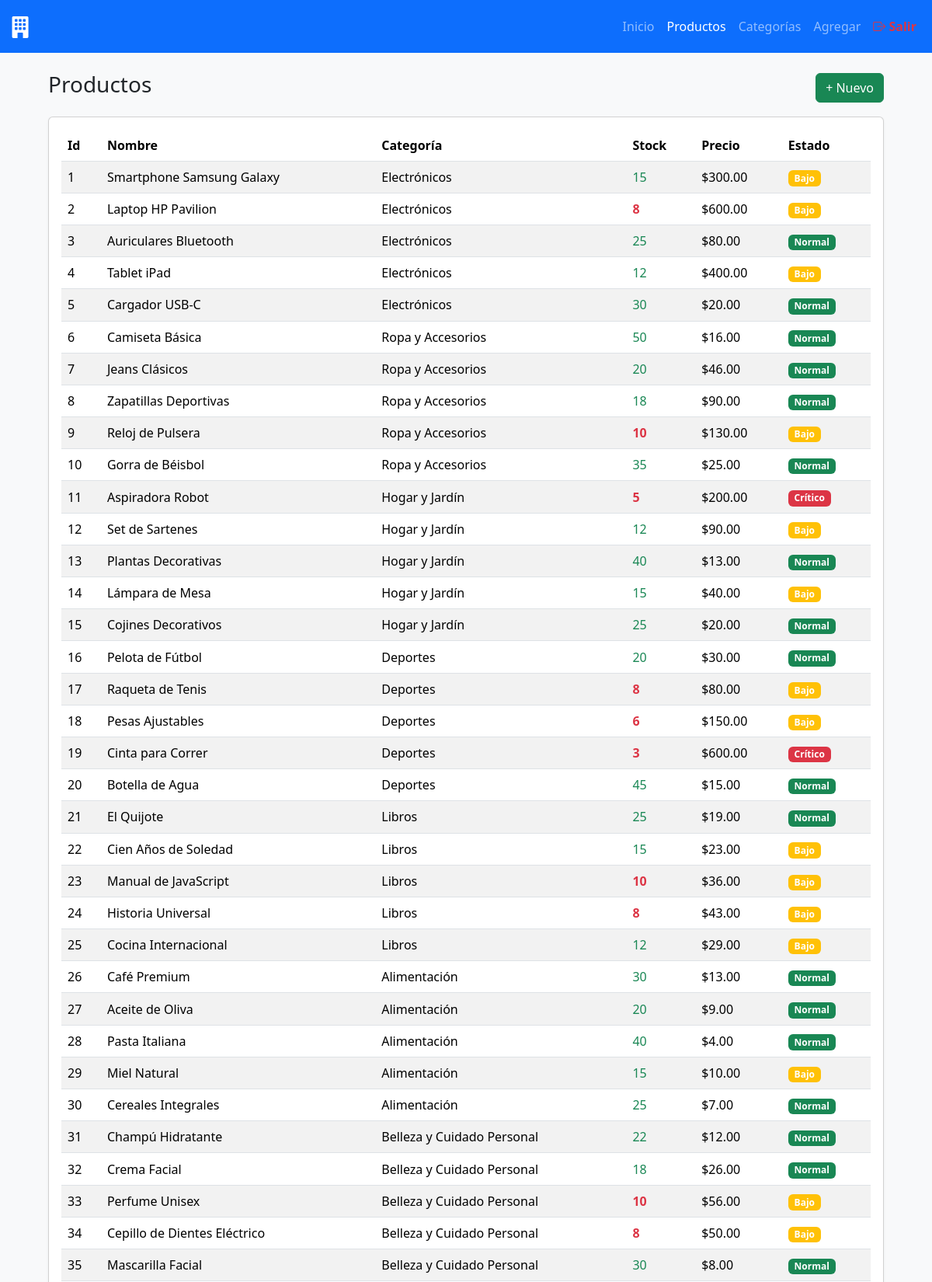
Screenshot of /src/views/productos.php (signed in, upper part) with the database file from the repository.
### tables this page shows
CREATE TABLE Productos(
    id INT PRIMARY KEY AUTO_INCREMENT,
    nombre VARCHAR(100) NOT NULL,
    id_categoria INT,
    stock INT DEFAULT 0,
    precio DECIMAL,
    FOREIGN KEY(id_categoria) REFERENCES Categorias(id)
);

### src/views/productos.php (the view, shortened to what this page needs)
<?php
    include '../php/conexion.php';
?>
<!doctype html>
<html lang="es">
  <head>
    <link href="https://cdn.jsdelivr.net/npm/bootstrap@5.3.2/dist/css/bootstrap.min.css" rel="stylesheet">
    <link rel="stylesheet" href="https://cdn.jsdelivr.net/npm/bootstrap-icons@1.11.0/font/bootstrap-icons.css">
    <link rel="stylesheet" href="assets/css/styles.css">
  </head>
  <body>
    <nav class="navbar navbar-expand-lg navbar-dark bg-primary">
      <div class="container-fluid">
        <a class="navbar-brand" href="home.html">
          <i class="bi bi-building-fill fs-3"></i>
        </a>
        <div class="collapse navbar-collapse" id="navMain">
          <ul class="navbar-nav ms-auto mb-2 mb-lg-0">
            <li class="nav-item"><a class="nav-link" href="home.php">Inicio</a></li>
            <li class="nav-item"><a class="nav-link active" href="productos.php">Productos</a></li>
            <li class="nav-item"><a class="nav-link" href="categorias.php">Categorías</a></li>
            <li class="nav-item"><a class="nav-link" href="agregarProducto.html">Agregar</a></li>
            <li class="nav-item"><a class="nav-link text-danger" href="../../includes/sesion.php?action=logout"><i class="bi bi-box-arrow-right"></i> Salir</a></li>
          </ul>
        </div>
      </div>
    </nav>
    <main class="container my-4">
      <div class="d-flex justify-content-between align-items-center mb-3">
        <h3>Productos</h3>
        <a href="agregarProducto.html" class="btn btn-success">+ Nuevo</a>
      </div>
      <div class="card">
        <div class="card-body">
          <div class="table-responsive">
            <table class="table table-striped table-hover align-middle">
              <thead>
                <tr>
                  <th>Id</th>
                  <th>Nombre</th>
                  <th>Categoría</th>
                  <th>Stock</th>
                  <th>Precio</th>
                  <th>Estado</th>
                </tr>
              </thead>
              <tbody>
                <?php
                    $categorias = array();
                    $consultaCat = "SELECT id, nombre FROM Categorias;";
                    $stmtCat = mysqli_query($conexion, $consultaCat);
                    while($cat = mysqli_fetch_array($stmtCat)){
                        $categorias[$cat['id']] = $cat['nombre'];
                    }
                    $consulta = "SELECT * FROM Productos;";
                    $stmt = mysqli_query($conexion, $consulta);
                    while($fila = mysqli_fetch_array($stmt)){
                        $estadoStock = '';
                        $claseStock = '';
                        if($fila['stock'] <= 5){
                            $estadoStock = 'Crítico';
                            $claseStock = 'bg-danger';
                        } elseif($fila['stock'] <= 15){
                            $estadoStock = 'Bajo';
                            $claseStock = 'bg-warning';
                        } else {
                            $estadoStock = 'Normal';
                            $claseStock = 'bg-success';
                        }
                    ?>
                        <tr>
                          <td><?php echo $fila['id'] ?></td>
                          <td><?php echo $fila['nombre'] ?></td>
                          <td><?php echo isset($categorias[$fila['id_categoria']]) ? $categorias[$fila['id_categoria']] : 'Sin categoría'; ?></td>
                          <td class="<?php echo $fila['stock'] <= 10 ? 'text-danger' : 'text-success'; ?>"><?php echo $fila['stock'] ?></td>
                          <td>$<?php echo number_format($fila['precio'], 2) ?></td>
                          <td><span class="badge <?php echo $claseStock; ?>"><?php echo $estadoStock; ?></span></td>
                        </tr>
                    <?php }
                ?>
              </tbody>
            </table>
          </div>
        </div>
      </div>
    </main>
  </body>
+</html>

### assets/css/styles.css (style rules this page uses)
body { background-color: #f8f9fa; }
.card { box-shadow: 0 1px 3px rgba(0,0,0,0.06); }
.text-danger { font-weight: 600; }
@media (min-width: 992px) { main.container { max-width: 1100px; } }

### rows the page displays
productos: id "1", nombre "Smartphone Samsung Galaxy", id_categoria "Electrónicos", stock "15", precio "300.00", stock "Bajo"
productos: id "2", nombre "Laptop HP Pavilion", id_categoria "Electrónicos", stock "8", precio "600.00", stock "Bajo"
productos: id "3", nombre "Auriculares Bluetooth", id_categoria "Electrónicos", stock "25", precio "80.00", stock "Normal"
productos: id "4", nombre "Tablet iPad", id_categoria "Electrónicos", stock "12", precio "400.00", stock "Bajo"
productos: id "5", nombre "Cargador USB-C", id_categoria "Electrónicos", stock "30", precio "20.00", stock "Normal"
productos: id "6", nombre "Camiseta Básica", id_categoria "Ropa y Accesorios", stock "50", precio "16.00", stock "Normal"
productos: id "7", nombre "Jeans Clásicos", id_categoria "Ropa y Accesorios", stock "20", precio "46.00", stock "Normal"
productos: id "8", nombre "Zapatillas Deportivas", id_categoria "Ropa y Accesorios", stock "18", precio "90.00", stock "Normal"
productos: id "9", nombre "Reloj de Pulsera", id_categoria "Ropa y Accesorios", stock "10", precio "130.00", stock "Bajo"
productos: id "10", nombre "Gorra de Béisbol", id_categoria "Ropa y Accesorios", stock "35", precio "25.00", stock "Normal"
productos: id "11", nombre "Aspiradora Robot", id_categoria "Hogar y Jardín", stock "5", precio "200.00", stock "Crítico"
productos: id "12", nombre "Set de Sartenes", id_categoria "Hogar y Jardín", stock "12", precio "90.00", stock "Bajo"
productos: id "13", nombre "Plantas Decorativas", id_categoria "Hogar y Jardín", stock "40", precio "13.00", stock "Normal"
productos: id "14", nombre "Lámpara de Mesa", id_categoria "Hogar y Jardín", stock "15", precio "40.00", stock "Bajo"
productos: id "15", nombre "Cojines Decorativos", id_categoria "Hogar y Jardín", stock "25", precio "20.00", stock "Normal"
productos: id "16", nombre "Pelota de Fútbol", id_categoria "Deportes", stock "20", precio "30.00", stock "Normal"
productos: id "17", nombre "Raqueta de Tenis", id_categoria "Deportes", stock "8", precio "80.00", stock "Bajo"
productos: id "18", nombre "Pesas Ajustables", id_categoria "Deportes", stock "6", precio "150.00", stock "Bajo"
productos: id "19", nombre "Cinta para Correr", id_categoria "Deportes", stock "3", precio "600.00", stock "Crítico"
productos: id "20", nombre "Botella de Agua", id_categoria "Deportes", stock "45", precio "15.00", stock "Normal"
productos: id "21", nombre "El Quijote", id_categoria "Libros", stock "25", precio "19.00", stock "Normal"
productos: id "22", nombre "Cien Años de Soledad", id_categoria "Libros", stock "15", precio "23.00", stock "Bajo"
productos: id "23", nombre "Manual de JavaScript", id_categoria "Libros", stock "10", precio "36.00", stock "Bajo"
productos: id "24", nombre "Historia Universal", id_categoria "Libros", stock "8", precio "43.00", stock "Bajo"
productos: id "25", nombre "Cocina Internacional", id_categoria "Libros", stock "12", precio "29.00", stock "Bajo"
productos: id "26", nombre "Café Premium", id_categoria "Alimentación", stock "30", precio "13.00", stock "Normal"
productos: id "27", nombre "Aceite de Oliva", id_categoria "Alimentación", stock "20", precio "9.00", stock "Normal"
productos: id "28", nombre "Pasta Italiana", id_categoria "Alimentación", stock "40", precio "4.00", stock "Normal"
productos: id "29", nombre "Miel Natural", id_categoria "Alimentación", stock "15", precio "10.00", stock "Bajo"
productos: id "30", nombre "Cereales Integrales", id_categoria "Alimentación", stock "25", precio "7.00", stock "Normal"
productos: id "31", nombre "Champú Hidratante", id_categoria "Belleza y Cuidado Personal", stock "22", precio "12.00", stock "Normal"
productos: id "32", nombre "Crema Facial", id_categoria "Belleza y Cuidado Personal", stock "18", precio "26.00", stock "Normal"
productos: id "33", nombre "Perfume Unisex", id_categoria "Belleza y Cuidado Personal", stock "10", precio "56.00", stock "Bajo"
productos: id "34", nombre "Cepillo de Dientes Eléctrico", id_categoria "Belleza y Cuidado Personal", stock "8", precio "50.00", stock "Bajo"
productos: id "35", nombre "Mascarilla Facial", id_categoria "Belleza y Cuidado Personal", stock "30", precio "8.00", stock "Normal"
